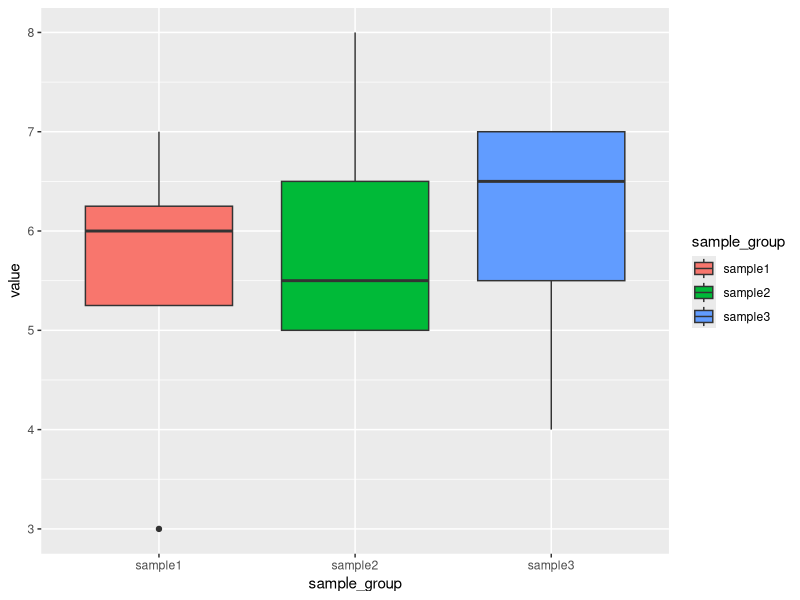
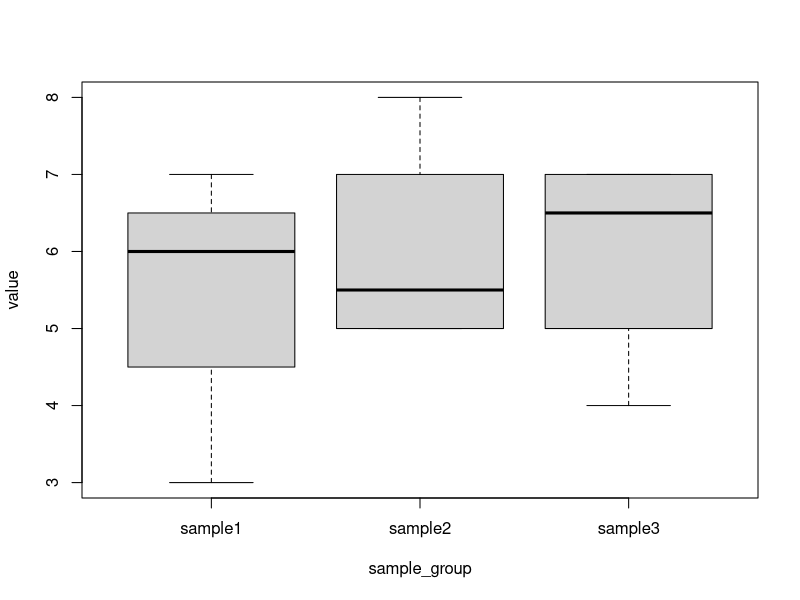

The R source for these figures, in order:
# load the required libraries
library(readr)  # for reading csv
library(tidyr)  # for manipulating table
library(ggplot2) # for graph
library(readxl)

### anova example 1 ###########
data1 <- data.frame("sample1" = c(7,3,6,6), "sample2" = c(6,5,5,8), "sample3" = c(4,7,6,7))
# modify data1 for anova test
data1mod <- pivot_longer(data1, cols = c("sample1", "sample2", "sample3"), names_to = "sample_group")
data1mod_aov <- aov(value ~ sample_group, data = data1mod)
summary(data1mod_aov)

ggplot(data1mod, aes(x=sample_group, y = value, fill = sample_group)) + geom_boxplot() 

boxplot(value ~ sample_group, data = data1mod)
#bypass
# summary(aov(value ~ sample_group, data = data1mod))


#### anova example 2 #####
# try it for sample_group 2


#### anova example with chest data

# load the data
chest <- read_csv('chest.csv')

# take a look at the data
chest

# the data needs to be manipulated a bit. 
gathercols <- c('small_cars', 'medium_cars', 'large_cars')

chest2 <- chest %>% 
            gather(gathercols)

# do anova test on chest2
chest_aov <- aov(value ~ gathercols, data = chest2)
summary(chest_aov)


######## rank correlation for university data #########
uni <- read_csv('uni.csv')
# syntax: cor.test(x, y, method = "spearman")
uni_corrank <- cor.test(uni$overall, uni$selectivity, method = "spearman")
uni_corrank2 <- cor(uni$overall, uni$selectivity, method = "spearman")


######### rank correlation for cigarette #############
cigar <- read_excel('cigar.xlsx')
cor.test(cigar$tar, cigar$nicotine, method = 'spearman')

#### cari p-value
#pf(test_statistics, df1, df2, lower.tail = FALSE)
pf(0.1428, 2, 9, lower.tail = FALSE)



